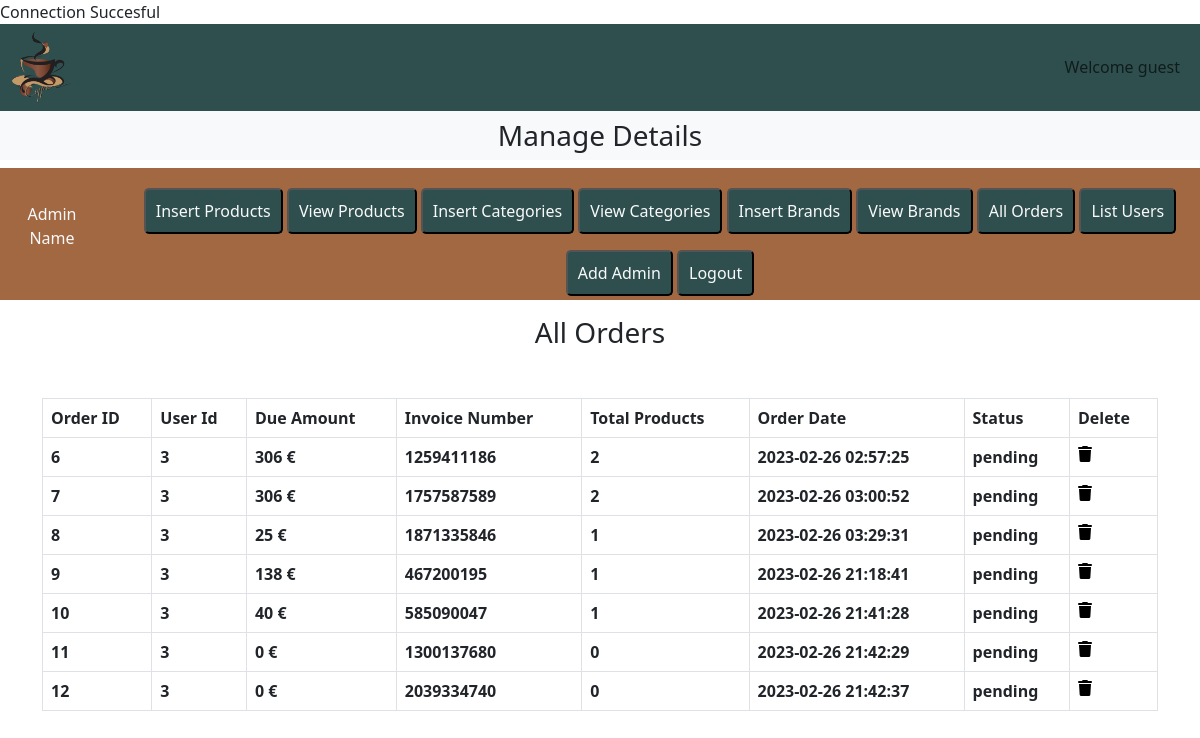
/admin/admin.php?list_orders, run on the app's committed database.
### tables this page shows
CREATE TABLE `user_orders` (
  `order_id` int(11) NOT NULL,
  `user_id` int(11) NOT NULL,
  `amount_due` int(255) NOT NULL,
  `invoice_number` int(255) NOT NULL,
  `total_products` int(255) NOT NULL,
  `order_date` timestamp NOT NULL DEFAULT current_timestamp() ON UPDATE current_timestamp(),
  `order_status` varchar(255) NOT NULL
);

### admin/list_orders.php (the view, shortened to what this page needs)
<h3 class="text-center">All Orders</h3>
<table class="table table-bordered mt-5">
    <thead style="background-color:darkslategray;color:white;" class="">
        <?php
    $get_orders="Select * from `user_orders`";
    $result=mysqli_query($con,$get_orders);
    $row_count=mysqli_num_rows($result);
    echo "<tr>
    <th>Order ID</th>
    <th>User Id</th>
    <th>Due Amount</th>
    <th>Invoice Number</th>
    <th>Total Products</th>
    <th>Order Date</th>
    <th>Status</th>
    <th>Delete</th>
</tr>
</thead>
<tbody>";
if($row_count==0){
    echo"<h2 class='text-center mt-5'>No orders yet</h2>";
}else{
    while($row_data=mysqli_fetch_assoc($result)){
        $order_id=$row_data['order_id'];
        $user_id=$row_data['user_id'];
        $amount_due=$row_data['amount_due'];
        $invoice_number=$row_data['invoice_number'];
        $total_products=$row_data['total_products'];
        $order_date=$row_data['order_date'];
        $order_status=$row_data['order_status'];
        ?>
        <tr>
        <th><?php echo$order_id?></th>
        <th><?php echo$user_id?></th>
        <th><?php echo$amount_due?> €</th>
        <th><?php echo$invoice_number?></th>
        <th><?php echo$total_products?></th>
        <th><?php echo$order_date?></th>
        <th><?php echo$order_status?></th>
        <th><a href="admin.php?delete_orders=<?php echo $order_id?>"style="color:black;"><i class="fa-solid fa-trash"></i></a></th>
    </tr>
    <?php
    }
}
    ?>
    </tbody>
</table>

### data on the page
user_orders: order_id "6", user "3", amount_due "306", invoice_number "1259411186", total_products "2", order_date "2023-02-26 02:57:25", order_status "pending"
user_orders: order_id "7", user "3", amount_due "306", invoice_number "1757587589", total_products "2", order_date "2023-02-26 03:00:52", order_status "pending"
user_orders: order_id "8", user "3", amount_due "25", invoice_number "1871335846", total_products "1", order_date "2023-02-26 03:29:31", order_status "pending"
user_orders: order_id "9", user "3", amount_due "138", invoice_number "467200195", total_products "1", order_date "2023-02-26 21:18:41", order_status "pending"
user_orders: order_id "10", user "3", amount_due "40", invoice_number "585090047", total_products "1", order_date "2023-02-26 21:41:28", order_status "pending"
user_orders: order_id "11", user "3", amount_due "0", invoice_number "1300137680", total_products "0", order_date "2023-02-26 21:42:29", order_status "pending"
user_orders: order_id "12", user "3", amount_due "0", invoice_number "2039334740", total_products "0", order_date "2023-02-26 21:42:37", order_status "pending"
